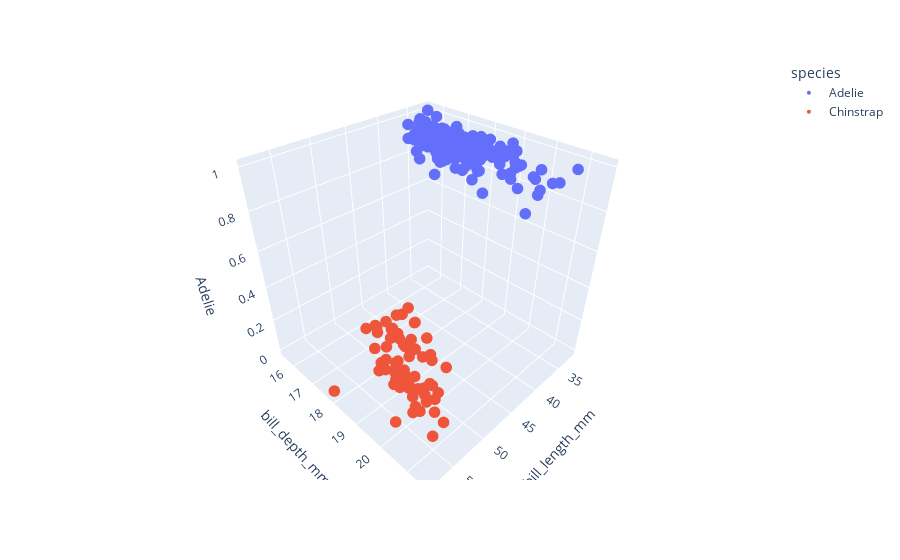

The cell this chart's notebook holds for it:
### Code cell
#Looking at the 3D plot of the relationship
fig = px.scatter_3d(penguinsAC_df,
                    x='bill_length_mm',
                    y='bill_depth_mm',
                    z='Adelie',
                    color='species')
fig.update_traces(marker={'size': 4})

### Figure 1 — Plotly figure (JSON) as saved in the notebook; plotly's stock layout.template omitted (floating-point values rounded to 4 significant figures; data arrays with more than 128 entries replaced by an {"elided": "..."} marker saying what was removed)
{"data": [{"hovertemplate": "species=Adelie<br>bill_length_mm=%{x}<br>bill_depth_mm=%{y}<br>Adelie=%{z}<extra></extra>", "legendgroup": "Adelie", "marker": {"color": "#636efa", "size": 4, "symbol": "circle"}, "mode": "markers", "name": "Adelie", "scene": "scene", "showlegend": true, "type": "scatter3d", "x": {"elided": "146 float values"}, "y": {"elided": "146 float values"}, "z": {"elided": "146 int values"}}, {"hovertemplate": "species=Chinstrap<br>bill_length_mm=%{x}<br>bill_depth_mm=%{y}<br>Adelie=%{z}<extra></extra>", "legendgroup": "Chinstrap", "marker": {"color": "#EF553B", "size": 4, "symbol": "circle"}, "mode": "markers", "name": "Chinstrap", "scene": "scene", "showlegend": true, "type": "scatter3d", "x": [46.5, 50, 51.3, 45.4, 52.7, 45.2, 46.1, 51.3, 46, 51.3, 46.6, 51.7, 47, 52, 45.9, 50.5, 50.3, 58, 46.4, 49.2, 42.4, 48.5, 43.2, 50.6, 46.7, 52, 50.5, 49.5, 46.4, 52.8, 40.9, 54.2, 42.5, 51, 49.7, 47.5, 47.6, 52, 46.9, 53.5, 49, 46.2, 50.9, 45.5, 50.9, 50.8, 50.1, 49, 51.5, 49.8, 48.1, 51.4, 45.7, 50.7, 42.5, 52.2, 45.2, 49.3, 50.2, 45.6, 51.9, 46.8, 45.7, 55.8, 43.5, 49.6, 50.8, 50.2], "y": [17.9, 19.5, 19.2, 18.7, 19.8, 17.8, 18.2, 18.2, 18.9, 19.9, 17.8, 20.3, 17.3, 18.1, 17.1, 19.6, 20, 17.8, 18.6, 18.2, 17.3, 17.5, 16.6, 19.4, 17.9, 19, 18.4, 19, 17.8, 20, 16.6, 20.8, 16.7, 18.8, 18.6, 16.8, 18.3, 20.7, 16.6, 19.9, 19.5, 17.5, 19.1, 17, 17.9, 18.5, 17.9, 19.6, 18.7, 17.3, 16.4, 19, 17.3, 19.7, 17.3, 18.8, 16.6, 19.9, 18.8, 19.4, 19.5, 16.5, 17, 19.8, 18.1, 18.2, 19, 18.7], "z": [0, 0, 0, 0, 0, 0, 0, 0, 0, 0, 0, 0, 0, 0, 0, 0, 0, 0, 0, 0, 0, 0, 0, 0, 0, 0, 0, 0, 0, 0, 0, 0, 0, 0, 0, 0, 0, 0, 0, 0, 0, 0, 0, 0, 0, 0, 0, 0, 0, 0, 0, 0, 0, 0, 0, 0, 0, 0, 0, 0, 0, 0, 0, 0, 0, 0, 0, 0]}], "layout": {"legend": {"title": {"text": "species"}, "tracegroupgap": 0}, "margin": {"t": 60}, "scene": {"domain": {"x": [0, 1], "y": [0, 1]}, "xaxis": {"title": {"text": "bill_length_mm"}}, "yaxis": {"title": {"text": "bill_depth_mm"}}, "zaxis": {"title": {"text": "Adelie"}}}}}
